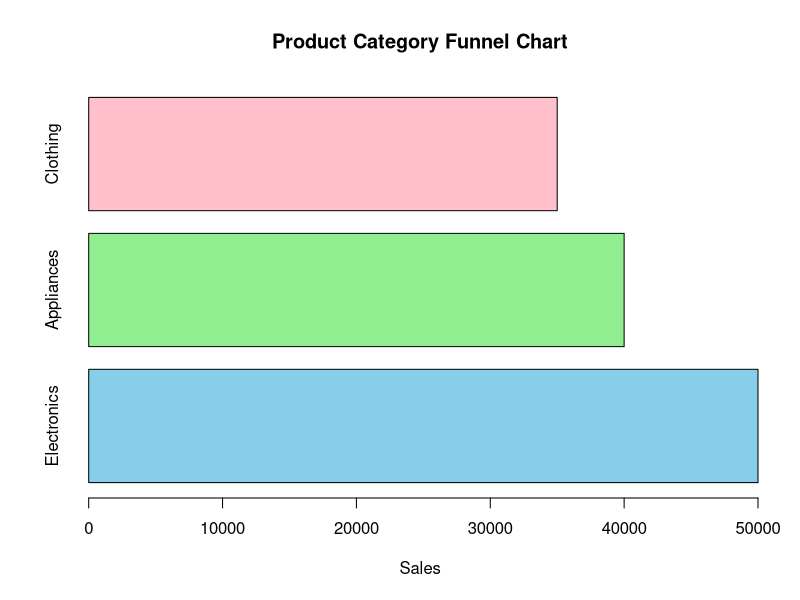
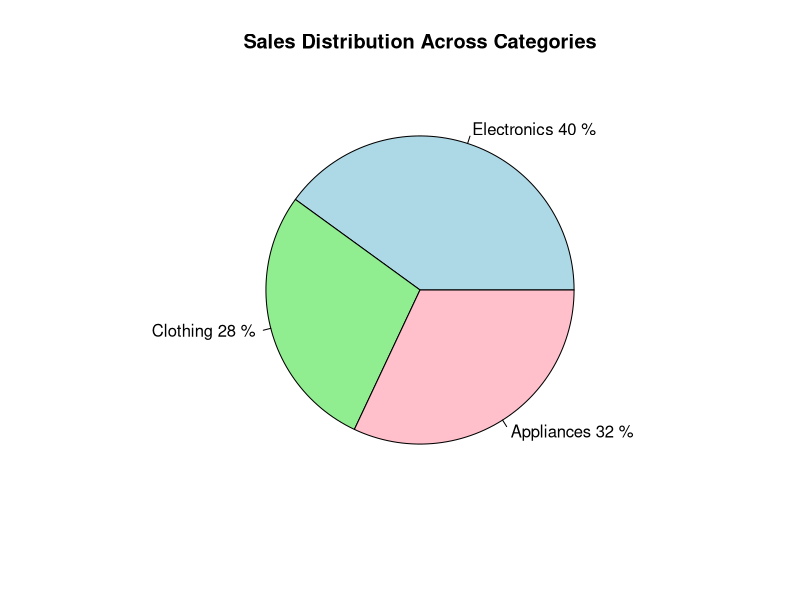

Reproduce these figures in R, in order.
# Product Category Dataset
product <- data.frame(
  Category = c("Electronics", "Clothing", "Appliances"),
  Sales = c(50000, 35000, 40000)
)

print(product)

# Dataset
product <- data.frame(
  Category = c("Electronics", "Appliances", "Clothing"),
  Sales = c(50000, 40000, 35000)
)

# Sort data in descending order
product <- product[order(product$Sales, decreasing = TRUE), ]

# Funnel-style chart
barplot(product$Sales,
        names.arg = product$Category,
        horiz = TRUE,
        col = c("skyblue", "lightgreen", "pink"),
        main = "Product Category Funnel Chart",
        xlab = "Sales")

# Dataset
product <- data.frame(
  Category = c("Electronics", "Clothing", "Appliances"),
  Sales = c(50000, 35000, 40000)
)

# Display Table
print(product)

# For RStudio
View(product)


# Dataset
product <- data.frame(
  Category = c("Electronics", "Clothing", "Appliances"),
  Sales = c(50000, 35000, 40000)
)

pie(product$Sales,
    labels = paste(product$Category,
                   round(product$Sales/sum(product$Sales)*100,1),"%"),
    main = "Sales Distribution Across Categories",
    col = c("lightblue","lightgreen","pink"))
